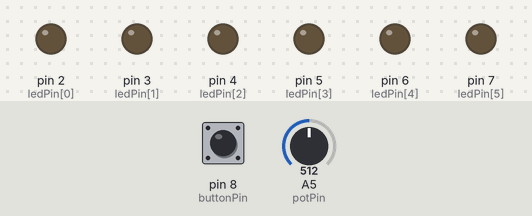
A sketch run on a simulated Arduino Uno, built with avr-gcc and run on an emulated ATmega328P. On the bench: output pins drawn as LEDs (lit = HIGH). Dashed ring = blinking. The inputs (shaded band) are chosen by the test bench; at power-on: pin 8 (buttonPin) HIGH, A5 (potPin) = 512. What the sketch prints to the serial monitor is not drawn.

Above: at 2.4 s.
2.5 s: pin 8 (buttonPin) pulled LOW for 0.15 s
At 2.63 s:
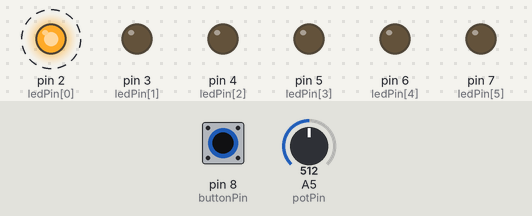
At 3.14 s:
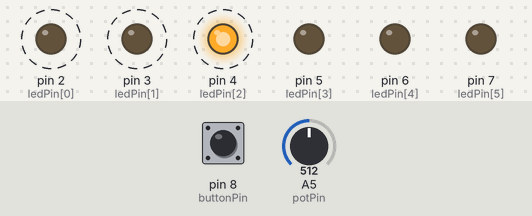
5.5 s: pin 8 (buttonPin) pulled LOW for 1 s
At 6.09 s:
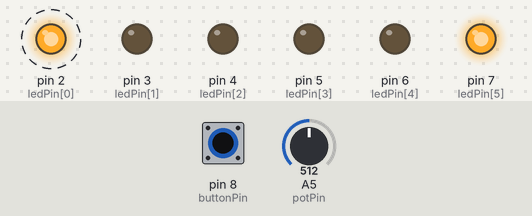
8.5 s: A5 (potPin) set to 122
11.5 s: A5 (potPin) set to 0
At 11.77 s:
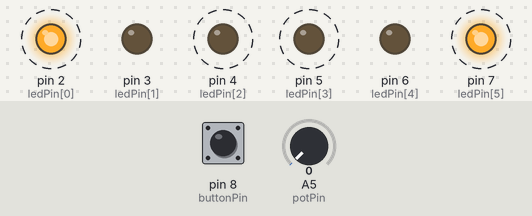
14.5 s: A5 (potPin) set to 306
17.5 s: pin 8 (buttonPin) pulled LOW for 3.2 s
Timing chart, 0 to 23.2 s (numbered marks = the images above; inputs shaded):
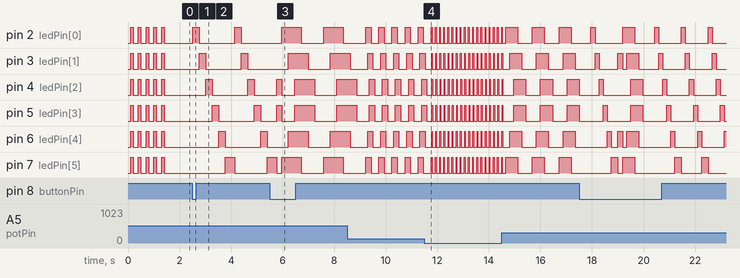

The sketch:

Arduino-LedAnimations.ino
```cpp
/*
 *
 *  Behavior:
 *  On power up the LEDs will blink 5 times meaning that all of the LEDs are working, this is the ledInit function running.
 *  On the first button press (in theory if not caught up by the dealy functions that I couldn't find a clean way to get around) the leds will wave from right to left, with the speed of the animation being controlled by the pot.
 *  Upon the second button press, you will be able to control which LED's are lit up based on the position of the pot. This is explained further in the code in the form of comments.
 *  Finally, of the thrid button press there will be a wave animation of the LEDs, going from outside to inside then back to outside, once again, the speed of this animation will be controlled by the postiion of the pot.
 */

//Defining the pins that are needed.
const int potPin = A5;
const int ledPin[] = {2,3,4,5,6,7};
const int buttonPin = 8;

//A varible for counting what animation the program is currently on.
int buttonCount = 0;

//A bool for checking if the led initialization has ran yet.
bool initRan = false;

//A function that workes to clear all of the leds, used after led initalization and after button cycle 3.
void clearLeds(){
  //Sets all of the LEDs to low.
  digitalWrite(ledPin[0], LOW);
  digitalWrite(ledPin[1], LOW);
  digitalWrite(ledPin[2], LOW);
  digitalWrite(ledPin[3], LOW);
  digitalWrite(ledPin[4], LOW);
  digitalWrite(ledPin[5], LOW);
}

//A function for initalizing the leds. This blinks the LEDs 5 times.
void ledInit(){
  for(int i = 0; i < 5; i++){
    delay(100);
    digitalWrite(ledPin[0], HIGH);
    digitalWrite(ledPin[1], HIGH);
    digitalWrite(ledPin[2], HIGH);
    digitalWrite(ledPin[3], HIGH);
    digitalWrite(ledPin[4], HIGH);
    digitalWrite(ledPin[5], HIGH);
    delay(100);
    digitalWrite(ledPin[0], LOW);
    digitalWrite(ledPin[1], LOW);
    digitalWrite(ledPin[2], LOW);
    digitalWrite(ledPin[3], LOW);
    digitalWrite(ledPin[4], LOW);
    digitalWrite(ledPin[5], LOW);
    delay(100);
  }
}

//A function for the first animation, this animation waves through all of the LEDs with the delay being controlled by the pot.
void animationOne(int delaySpeed){
    digitalWrite(ledPin[0], HIGH);
    digitalWrite(ledPin[1], LOW);
    digitalWrite(ledPin[2], LOW);
    digitalWrite(ledPin[3], LOW);
    digitalWrite(ledPin[4], LOW);
    digitalWrite(ledPin[5], LOW);
    delay(delaySpeed);
    digitalWrite(ledPin[0], LOW);
    digitalWrite(ledPin[1], HIGH);
    digitalWrite(ledPin[2], LOW);
    digitalWrite(ledPin[3], LOW);
    digitalWrite(ledPin[4], LOW);
    digitalWrite(ledPin[5], LOW);
    delay(delaySpeed);
    digitalWrite(ledPin[0], LOW);
    digitalWrite(ledPin[1], LOW);
    digitalWrite(ledPin[2], HIGH);
    digitalWrite(ledPin[3], LOW);
    digitalWrite(ledPin[4], LOW);
    digitalWrite(ledPin[5], LOW);
    delay(delaySpeed);
    digitalWrite(ledPin[0], LOW);
    digitalWrite(ledPin[1], LOW);
    digitalWrite(ledPin[2], LOW);
    digitalWrite(ledPin[3], HIGH);
    digitalWrite(ledPin[4], LOW);
    digitalWrite(ledPin[5], LOW);
    delay(delaySpeed);
    digitalWrite(ledPin[0], LOW);
    digitalWrite(ledPin[1], LOW);
    digitalWrite(ledPin[2], LOW);
    digitalWrite(ledPin[3], LOW);
    digitalWrite(ledPin[4], HIGH);
    digitalWrite(ledPin[5], LOW);
    delay(delaySpeed);
    digitalWrite(ledPin[0], LOW);
    digitalWrite(ledPin[1], LOW);
    digitalWrite(ledPin[2], LOW);
    digitalWrite(ledPin[3], LOW);
    digitalWrite(ledPin[4], LOW);
    digitalWrite(ledPin[5], HIGH);
    delay(delaySpeed);
}


//A function for the second animation, this one changes which LEDs is lit by the position of the pot.
void animationTwo(int ledSelector){
  //To make the input from the pot easier to work with, we map it to a new variable with a range of 0 to 4.
  int mappedLedSelector = map(ledSelector, 10, 500, 0, 4);

  //If the pot position is at 0, then the 1st and 6th LEDs will light up.
  if(mappedLedSelector == 0){
    digitalWrite(ledPin[0], HIGH);
    digitalWrite(ledPin[1], LOW);
    digitalWrite(ledPin[2], LOW);
    digitalWrite(ledPin[3], LOW);
    digitalWrite(ledPin[4], LOW);
    digitalWrite(ledPin[5], HIGH);
    delay(100);
  }

  //If the pot position is at 1, then the 2nd and 5th LEDs will light up.
  else if(mappedLedSelector == 1){
    digitalWrite(ledPin[0], LOW);
    digitalWrite(ledPin[1], HIGH);
    digitalWrite(ledPin[2], LOW);
    digitalWrite(ledPin[3], LOW);
    digitalWrite(ledPin[4], HIGH);
    digitalWrite(ledPin[5], LOW);
    delay(100);
  }

  //If the pot position is at 2, then the 3rd and 4th LEDs will light up.
  else if(mappedLedSelector == 2){
    digitalWrite(ledPin[0], LOW);
    digitalWrite(ledPin[1], LOW);
    digitalWrite(ledPin[2], HIGH);
    digitalWrite(ledPin[3], HIGH);
    digitalWrite(ledPin[4], LOW);
    digitalWrite(ledPin[5], LOW);
    delay(100);
  }

  //If the pot position is at 3 then all of the LEDs will light up.
  else if(mappedLedSelector == 3){
    digitalWrite(ledPin[0], HIGH);
    digitalWrite(ledPin[1], HIGH);
    digitalWrite(ledPin[2], HIGH);
    digitalWrite(ledPin[3], HIGH);
    digitalWrite(ledPin[4], HIGH);
    digitalWrite(ledPin[5], HIGH);
    delay(100);
  }

  //If the pot position is at 4 then all of the LED's will blink on and off.
  else if(mappedLedSelector == 4){
    digitalWrite(ledPin[0], HIGH);
    digitalWrite(ledPin[1], HIGH);
    digitalWrite(ledPin[2], HIGH);
    digitalWrite(ledPin[3], HIGH);
    digitalWrite(ledPin[4], HIGH);
    digitalWrite(ledPin[5], HIGH);
    delay(100);
    digitalWrite(ledPin[0], LOW);
    digitalWrite(ledPin[1], LOW);
    digitalWrite(ledPin[2], LOW);
    digitalWrite(ledPin[3], LOW);
    digitalWrite(ledPin[4], LOW);
    digitalWrite(ledPin[5], LOW);
    delay(100);
  }
}


//A function for the third animation, which waves the LED's from outside to inside, then in to out. With the delay being controlled by the pot.
void animationThree(int delaySpeed){
    digitalWrite(ledPin[0], HIGH);
    digitalWrite(ledPin[1], LOW);
    digitalWrite(ledPin[2], LOW);
    digitalWrite(ledPin[3], LOW);
    digitalWrite(ledPin[4], LOW);
    digitalWrite(ledPin[5], HIGH);
    delay(delaySpeed);
    digitalWrite(ledPin[0], HIGH);
    digitalWrite(ledPin[1], HIGH);
    digitalWrite(ledPin[2], LOW);
    digitalWrite(ledPin[3], LOW);
    digitalWrite(ledPin[4], HIGH);
    digitalWrite(ledPin[5], HIGH);
    delay(delaySpeed);
    digitalWrite(ledPin[0], HIGH);
    digitalWrite(ledPin[1], HIGH);
    digitalWrite(ledPin[2], HIGH);
    digitalWrite(ledPin[3], HIGH);
    digitalWrite(ledPin[4], HIGH);
    digitalWrite(ledPin[5], HIGH);
    delay(delaySpeed);
    digitalWrite(ledPin[0], LOW);
    digitalWrite(ledPin[1], HIGH);
    digitalWrite(ledPin[2], HIGH);
    digitalWrite(ledPin[3], HIGH);
    digitalWrite(ledPin[4], HIGH);
    digitalWrite(ledPin[5], LOW);
    delay(delaySpeed);
    digitalWrite(ledPin[0], LOW);
    digitalWrite(ledPin[1], LOW);
    digitalWrite(ledPin[2], HIGH);
    digitalWrite(ledPin[3], HIGH);
    digitalWrite(ledPin[4], LOW);
    digitalWrite(ledPin[5], LOW);
    delay(delaySpeed);
    digitalWrite(ledPin[0], LOW);
    digitalWrite(ledPin[1], LOW);
    digitalWrite(ledPin[2], LOW);
    digitalWrite(ledPin[3], LOW);
    digitalWrite(ledPin[4], LOW);
    digitalWrite(ledPin[5], LOW);
    delay(delaySpeed);
}


void setup() {
  //Setting up all of the LEDs be outputs.
  pinMode(ledPin[0], OUTPUT);
  pinMode(ledPin[1], OUTPUT);
  pinMode(ledPin[2], OUTPUT);
  pinMode(ledPin[3], OUTPUT);
  pinMode(ledPin[4], OUTPUT);
  pinMode(ledPin[5], OUTPUT);

  //Setting up the button as an input using the Arduino's built in pullup resistor.
  pinMode(buttonPin, INPUT_PULLUP);

  //Starting serial communication using 9600 baud.
  Serial.begin(9600);
  Serial.println("*** Press the button to run the animations... ***");
}

void loop() {

  //If the led init has not ran yet, then it will and the bool will be set to true meaning that it has ran.
  if(initRan == false){
    //Run the ledInit function.
    ledInit();
    //Sets the bool to true.
    initRan = true;
  }

  //Pot loop setup.
  int potVal = analogRead(potPin);
  //NOTE: The range of the pot is 0-1023.
  //Mapping the value range of the pot to a more reasonable range of 0 to 500.
  int mappedPotVal = map(potVal, 0, 1023, 10, 500);

  //Button loop setup.
  int buttonVal = digitalRead(buttonPin);
  //Checks to see if the button is pressed.
  if(buttonVal == LOW){
    //If the buttonCount is 4 then the count will be reset to 0.
    if(buttonCount == 4){
      buttonCount = 0;
    }
    //Otherwise increment the buttonCount.
    else{
      buttonCount++;
    }
  }
  /*
   * Here I really could have used a switch statement but I really do not like them and as such I just went with a messy looking if/else if statement.
   * -A Moderate Rant by Graham
   */

  //Checking to see what iteration the buttonCount is on and running the appropriate animation.
  if(buttonCount == 0){
    //Ensures that all of the LEDs are turned off.
    clearLeds();
  }
  else if(buttonCount == 1){
    //Calls the animationOne function with the mappedPotVal.
    animationOne(mappedPotVal);
  }
  else if(buttonCount == 2){
    //Calls the animationTwo function with the mappedPotVal.
    animationTwo(mappedPotVal);
  }
  else if(buttonCount == 3){
    //Calls the animationThree function with the mappedPotVal.
    animationThree(mappedPotVal);
  }
  delay(100);
}
```

Measured:
- after the input at 2.5 s, pin 2 (ledPin[0]): alternates HIGH for 0.26 s and LOW for 1.4 s, starting at once; pin 3 (ledPin[1]): alternates HIGH for 0.26 s and LOW for 1.4 s, starting after 0.26 s
- after the input at 11.5 s, pin 2 (ledPin[0]), pin 7 (ledPin[5]): alternates HIGH for 0.03 s and LOW for 0.13 s, starting after 0.30 s; pin 4 (ledPin[2]), pin 5 (ledPin[3]): alternates HIGH for 0.03 s and LOW for 0.13 s, starting after 0.29 s
- by itself, pin 2 (ledPin[0]), pin 3 (ledPin[1]), pin 4 (ledPin[2]), pin 5 (ledPin[3]), pin 6 (ledPin[4]), pin 7 (ledPin[5]): alternates HIGH for 0.10 s and LOW for 0.20 s, 10 changes in all, then stays LOW
